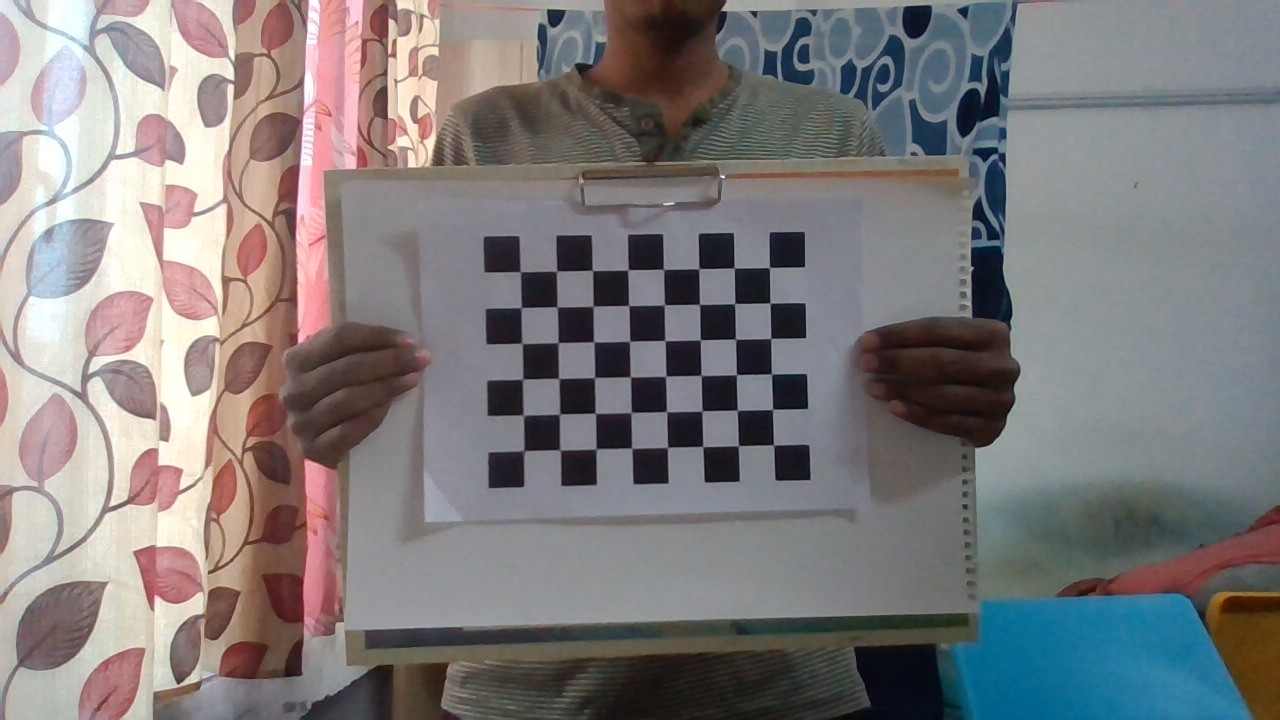
#> input picture images/img_1.jpg, 1280 x 720 px; its folder holds only this picture in this run
$ python 4.py
#> lines starting #> are read from the running program, lines starting #| are printed output that depends on the picture; after the words box and inside, x2 and y2 are one past the last pixel; in counts of white or black regions, pixels touching at a corner belong together; long printed decimals are rounded
# -*- coding: utf-8 -*-
"""4.ipynb

Automatically generated by Colaboratory.

Original file is located at
    https://colab.research.google.com/drive/1-_TBVl4EC6cjHisPgpS8iK-oQ5jV5Jqk
"""

import cv2
import numpy as np
import os
import matplotlib.pyplot as plt
import glob

rows = 6
cols = 8
CHECKERBOARD = (rows,cols)
criteria = (cv2.TERM_CRITERIA_EPS + cv2.TERM_CRITERIA_MAX_ITER, 30, 0.001)
objpoints = []
imgpoints = []
images = []


# # Defining the world coordinates for 3D points
objp = np.zeros((1, CHECKERBOARD[0] * CHECKERBOARD[1], 3), np.float32)
objp[0,:,:2] = np.mgrid[0:CHECKERBOARD[0], 0:CHECKERBOARD[1]].T.reshape(-1, 2)
prev_img_shape = None

# Extracting path of individual image stored in a given directory
images = glob.glob('./images')
for fname in os.listdir("./images"):
    fname="./images/"+fname
    img = cv2.imread(fname)
#> img is the input picture: shape (720, 1280, 3); mean B, G, R 124.4, 123.6, 127.2
    # images.append(img)
    gray = cv2.cvtColor(img,cv2.COLOR_BGR2GRAY)
    ret, corners = cv2.findChessboardCorners(gray, CHECKERBOARD, cv2.CALIB_CB_ADAPTIVE_THRESH + cv2.CALIB_CB_FAST_CHECK + cv2.CALIB_CB_NORMALIZE_IMAGE)
#> ret = True; corners = 48 rows, first 8: [768.8, 267.3], [770, 303], [770.8, 338.3], [771.8, 373.4], [772.5, 409.3], [773.5, 444.6], [734.4, 267.8], [734, 303.5]
    if ret == True:
        objpoints.append(objp)
        corners2 = cv2.cornerSubPix(gray, corners, (11,11),(-1,-1), criteria)
#> corners2 = 48 rows, first 8: [769.4, 267.5], [770, 303], [770.8, 338.4], [771.4, 373.9], [772.5, 409.4], [773.6, 444.8], [734.2, 268], [734.7, 303.6]
        imgpoints.append(corners2)
        img = cv2.drawChessboardCorners(img, CHECKERBOARD, corners2, ret)
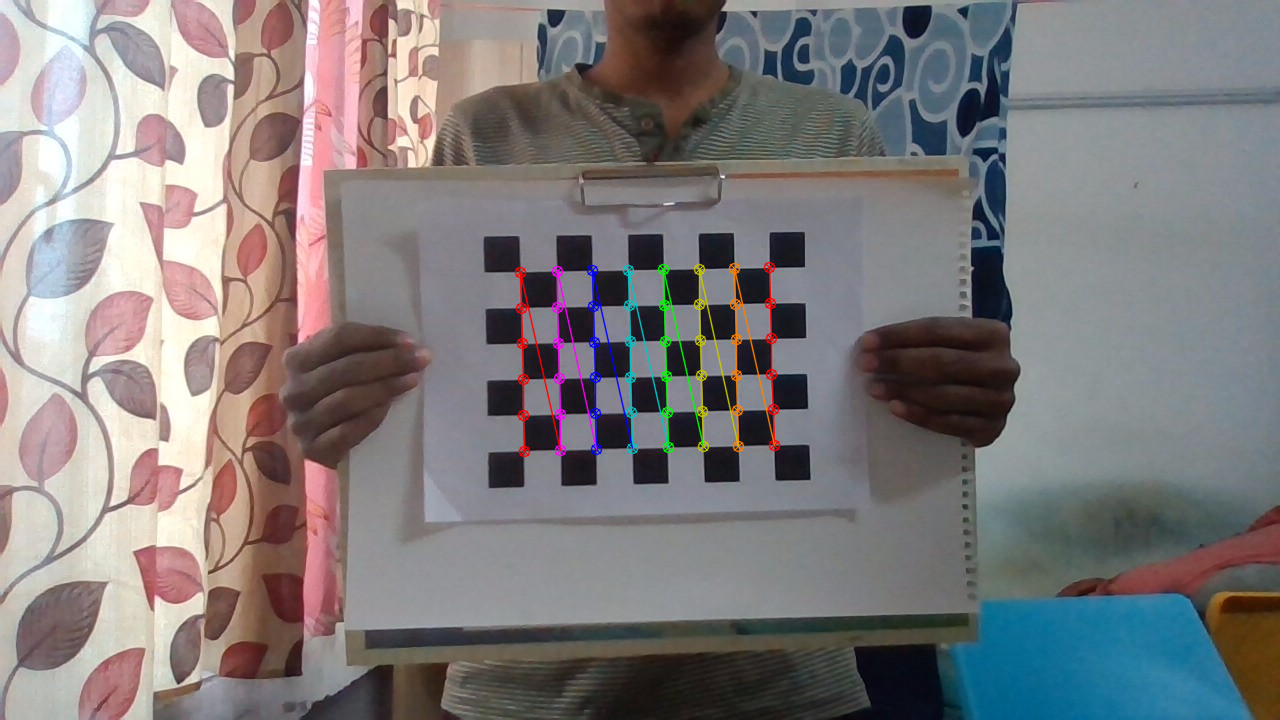
#> img: shape (720, 1280, 3); 1.29% of pixels changed, all inside (x1, y1, x2, y2) = (514, 261, 781, 458)
    plt.imshow(img)
    plt.title(f"{fname}")
    plt.show()
h,w = img.shape[:2]
ret, mtx, dist, rvecs, tvecs = cv2.calibrateCamera(objpoints, imgpoints, gray.shape[::-1], None, None)
#> ret = 0.155; mtx = [[3117.1, 0, 607.5], [0, 3103.8, 327.8], [0, 0, 1]]; dist = [[0.15, 242.1, -0.0159, -0.0404, 3.61]]; rvecs = ([-0.104, -0.0441, 1.55],); tvecs = ([4.55, -1.7, 87.41],)

print("Camera matrix : \n")
print(mtx)
#| [[3.11706592e+03 0.00000000e+00 6.07512186e+02]
#|  [0.00000000e+00 3.10381688e+03 3.27788572e+02]
#|  [0.00000000e+00 0.00000000e+00 1.00000000e+00]]
print("dist : \n")
print(dist)
#| [[ 1.50050431e-01  2.42099638e+02 -1.58856474e-02 -4.03643747e-02
#|    3.61362587e+00]]
print("rvecs : \n")
print(rvecs)
#| (array([[-0.1039],
#|        [-0.0441],
#|        [ 1.549]]),)
print("tvecs : \n")
print(tvecs)
#| (array([[ 4.553],
#|        [-1.695],
#|        [87.409]]),)

print("Intrinsic Parameters:     ")
print("Focal Length (fx, fy):", mtx[0, 0], mtx[1, 1])
#| Focal Length (fx, fy): 3117.066 3103.817
print("Skew Parameter (s):", mtx[0, 1])
#| Skew Parameter (s): 0.0
print("Principal Point (cx, cy):", mtx[0, 2], mtx[1, 2])
#| Principal Point (cx, cy): 607.512 327.789
print("Distortion Coefficients:", dist)
#| Distortion Coefficients: [[ 1.50050431e-01  2.42099638e+02 -1.58856474e-02 -4.03643747e-02
#|    3.61362587e+00]]
print("RMS reprojection error",ret)
#| RMS reprojection error 0.1549

i=0
for fname in os.listdir("./images"):
    fname="./images/"+fname
    img1 = cv2.imread(fname)
    img=cv2.undistort(img1, mtx, dist)
    gray = cv2.cvtColor(img,cv2.COLOR_BGR2GRAY)
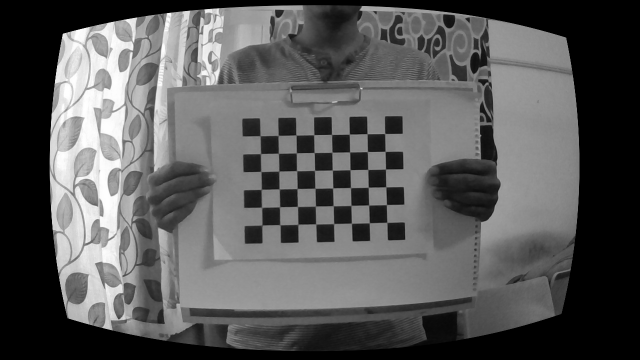
#> gray: shape (720, 1280) (shown at 1/2 size); min 0, max 255, mean 87.7
    ret, corners = cv2.findChessboardCorners(gray, CHECKERBOARD, cv2.CALIB_CB_ADAPTIVE_THRESH + cv2.CALIB_CB_FAST_CHECK + cv2.CALIB_CB_NORMALIZE_IMAGE)
#> ret = True; corners = 48 rows, first 8: [769.5, 267.4], [770.6, 303], [771.6, 338.4], [772.7, 373.5], [773.2, 409.3], [774.2, 444.6], [734.7, 267.9], [734.5, 303.3]
    if ret == True:
        corners2 = cv2.cornerSubPix(gray, corners, (11,11),(-1,-1), criteria)
#> corners2 = 48 rows, first 8: [769.9, 267.5], [770.7, 303.1], [771.6, 338.5], [772.2, 374.1], [773.3, 409.6], [774.3, 445.1], [734.6, 268], [735.3, 303.6]
        img = cv2.drawChessboardCorners(img, CHECKERBOARD, corners2, ret)
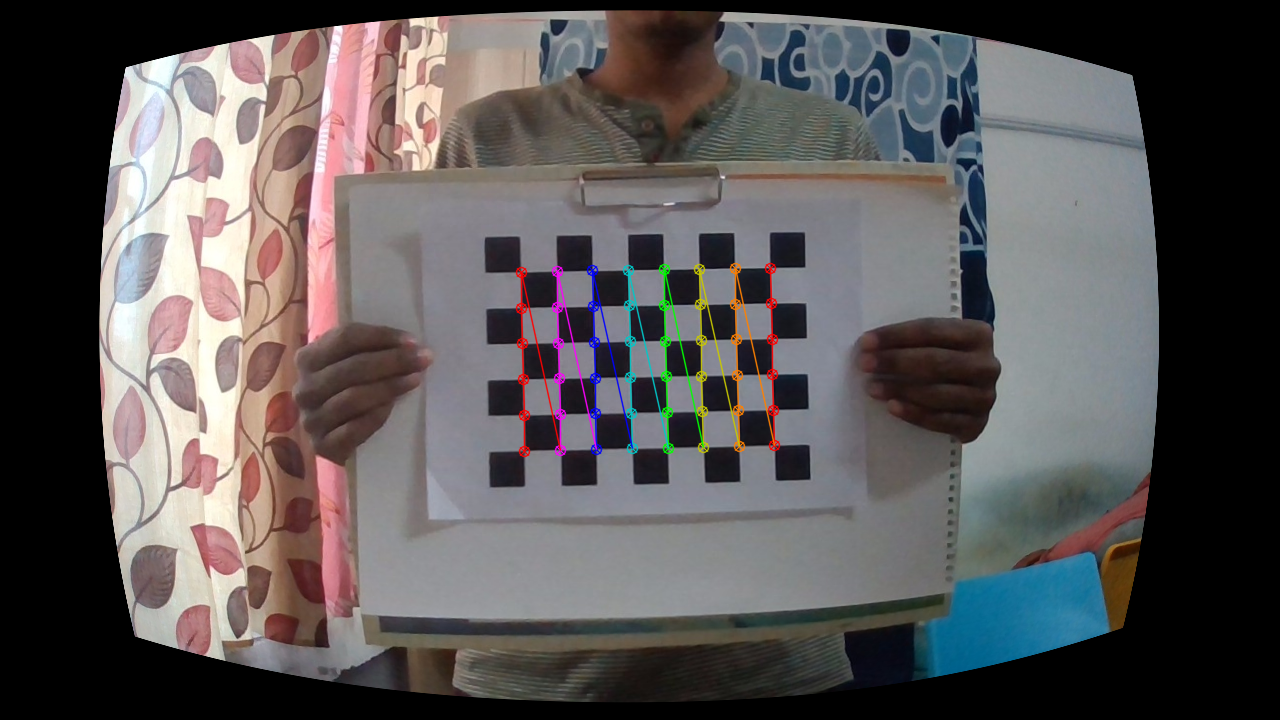
#> img: shape (720, 1280, 3); mean B, G, R 87.1, 86.7, 90.6
    plt.imshow(img)
    plt.show()
    i+=1
    if i==5:
        break

"""Here, The distrotion effect is less, so that there isn't much change in both images. After the distortion correction, some of the lines appear straight compared to the previous

Reprojections error calculated between image points calculated at first using camera caliberation and object points projected to image plane points using intrinsic and extrinsic parameters calculated.A lower reprojection error indicates a more accurate calibration and reconstruction. It is used to evaluate the accuracy of camera calibration and 3D reconstruction processes
"""

# Compute reprojection error for each image
reproj_errors = []
images = glob.glob('./images')
for idx,fname in enumerate(os.listdir("./images")):
    fname="./images/"+fname
    img = cv2.imread(fname)
    images.append(img)
    gray = cv2.cvtColor(img,cv2.COLOR_BGR2GRAY)
    corners, _ = cv2.findChessboardCorners(gray, CHECKERBOARD)
#> corners = True
    if corners is not None:
        img_points_reproj, _ = cv2.projectPoints(objpoints[idx], rvecs[idx], tvecs[idx], mtx, dist)
#> img_points_reproj = 48 rows, first 8: [769.3, 267.5], [770.1, 303], [770.9, 338.4], [771.7, 373.8], [772.6, 409.3], [773.5, 445], [734.1, 268.2], [734.9, 303.6]
        error = cv2.norm(imgpoints[idx], img_points_reproj, cv2.NORM_L2) / len(img_points_reproj)
#> error = 0.0224
        reproj_errors.append(error)

plt.figure(figsize=(10, 6))
plt.bar(range(len(reproj_errors)), reproj_errors)
plt.xlabel('Image Index')
plt.ylabel('Reprojection Error')
plt.title('Reprojection Error for Each Image')
plt.xticks(range(len(reproj_errors)))
plt.grid(axis='y')
plt.show()
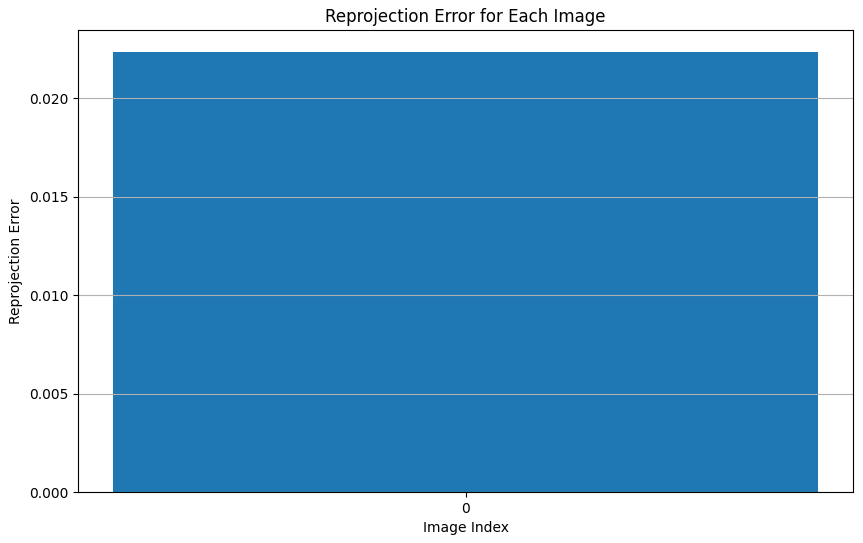
#> figure drawn by matplotlib, 1 panel

# Compute mean and standard deviation of reprojection error
mean_error = np.mean(reproj_errors)
#> mean_error = 0.0224
std_dev_error = np.std(reproj_errors)
#> std_dev_error = 0
print("Mean Reprojection Error:", mean_error)
#| Mean Reprojection Error: 0.02235
print("Standard Deviation of Reprojection Error:", std_dev_error)
#| Standard Deviation of Reprojection Error: 0.0

images = glob.glob('./images')
for idx,fname in enumerate(os.listdir("./images")):
    fname="./images/"+fname
    img = cv2.imread(fname)
    gray = cv2.cvtColor(img,cv2.COLOR_BGR2GRAY)
    ret, corners = cv2.findChessboardCorners(gray, CHECKERBOARD)
#> corners = 48 rows, first 8: [768.8, 267.3], [770, 303], [770.8, 338.3], [771.8, 373.4], [772.5, 409.3], [773.5, 444.6], [734.4, 267.8], [734, 303.5]
    if ret:
        img_corners = cv2.drawChessboardCorners(img.copy(),CHECKERBOARD, corners, ret)
        img_points_reproj, _ = cv2.projectPoints(objpoints[idx], rvecs[idx], tvecs[idx], mtx, dist)
        img_corners2 = cv2.drawChessboardCorners(img.copy(),CHECKERBOARD, img_points_reproj, True)
        plt.figure(figsize=(12,6))
        plt.subplot(1,2,1)
        plt.imshow(img_corners)
        plt.title(f"{fname}")
        plt.subplot(1,2,2)
        plt.imshow(img_corners2)
        plt.title(f"{fname}")
        plt.show()

board_normals = []
for idx,fname in enumerate(os.listdir("./images")):
    fname="./images/"+fname
    img = cv2.imread(fname)
    gray = cv2.cvtColor(img,cv2.COLOR_BGR2GRAY)
    ret, corners = cv2.findChessboardCorners(gray, CHECKERBOARD)
    if ret:
        corners_subpix = cv2.cornerSubPix(gray, corners, (11, 11), (-1, -1), (cv2.TERM_CRITERIA_EPS + cv2.TERM_CRITERIA_MAX_ITER, 30, 0.001))
#> corners_subpix = 48 rows, first 8: [769.4, 267.5], [770, 303], [770.8, 338.4], [771.4, 373.9], [772.5, 409.4], [773.6, 444.8], [734.2, 268], [734.7, 303.6]
        bool1,rotvec, tranvec,inlier = cv2.solvePnPRansac(objp, corners_subpix, mtx,dist)
#> bool1 = True; rotvec = [-0.104, -0.0441, 1.55]; tranvec = [4.55, -1.7, 87.41]; inlier = 48 values from 0 to 47
        Rot_mat, _ = cv2.Rodrigues(rotvec)
#> Rot_mat = [[0.022, -0.995, -0.0939], [0.999, 0.0184, 0.0391], [-0.0372, -0.0947, 0.995]]
        normal_world = np.array([0, 0, 1])
        c_normal = np.dot(Rot_mat.T, normal_world)
#> c_normal = [-0.0372, -0.0947, 0.995]
        c_normal=c_normal/ np.linalg.norm(c_normal)
        board_normals.append(c_normal)


for idx, normal in enumerate(board_normals):
    print(f" Checkerboard Plane Normal {idx + 1} (Oc frame):", normal)
#> this loop made 1 pass
#> (printed output is left out)

$ run again, on images/img_13.jpg
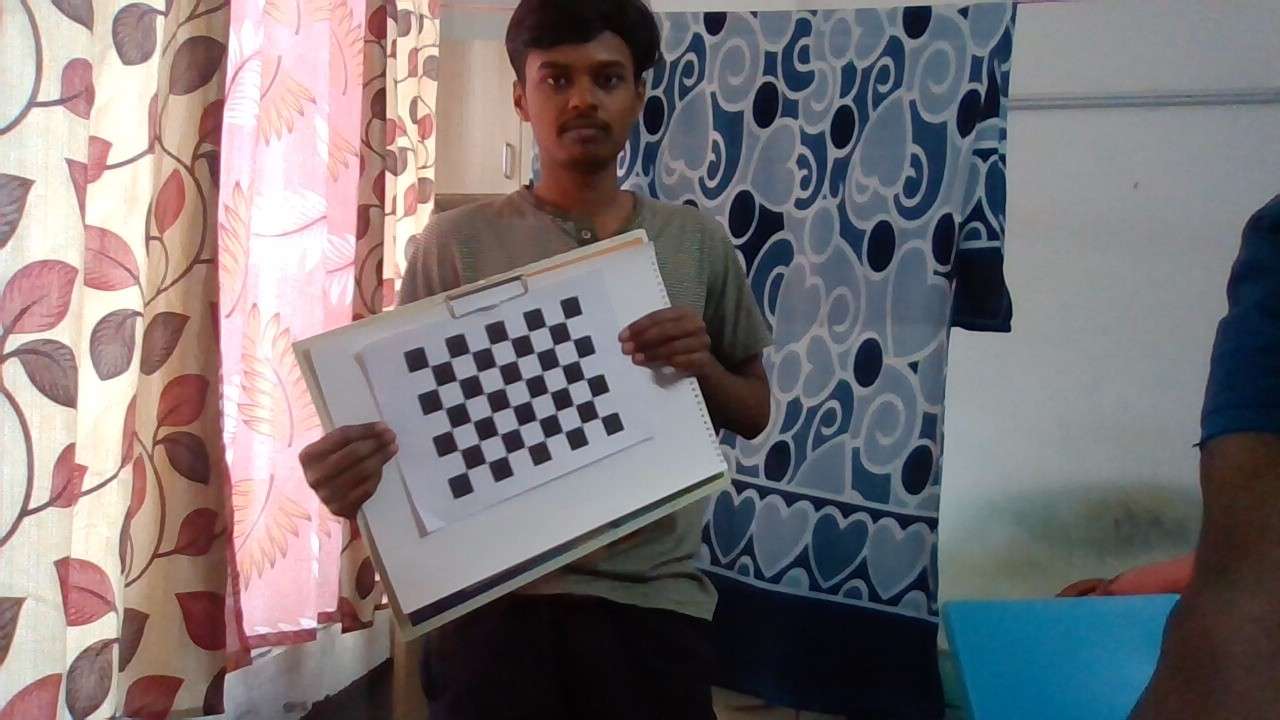
#> input picture images/img_13.jpg, 1280 x 720 px
#> img is the input picture: shape (720, 1280, 3); mean B, G, R 119.7, 117, 123.3
#> `ret, corners = cv2.findChessboardCorners(gray, CHECKERBOARD, cv2.CALIB..`: ret = True; corners = 48 rows, first 8: [565.4, 319.1], [571.6, 339.5], [578.8, 357.9], [584.4, 378.8], [592.4, 397], [600.6, 417.5], [547.2, 326.3], [553.7, 345.2]
#> `corners2 = cv2.cornerSubPix(gray, corners, (11,11),(-1,-1), criteria)`: corners2 = 48 rows, first 8: [565.2, 320.3], [571.8, 339.7], [578.6, 359.2], [585.3, 378.7], [592.4, 398.2], [599.5, 417.4], [546.8, 326.2], [553.7, 346.1]
#> `ret, mtx, dist, rvecs, tvecs = cv2.calibrateCamera(objpoints, imgpoint..`: ret = 0.125; mtx = [[598, 0, 666.3], [0, 617.7, 332.2], [0, 0, 1]]; dist = [[-0.712, 3.18, -9.14e-05, -0.0128, -6.88]]; rvecs = ([-0.404, -0.281, 1.2],); tvecs = ([-5.03, -0.584, 29.4],)
#| [[597.962    0.         666.344]
#|  [  0.         617.673 332.249]
#|  [  0.           0.           1.        ]]
#| [[-7.11742821e-01  3.17675663e+00 -9.14442543e-05 -1.27705865e-02
#|   -6.88335142e+00]]
#| (array([[-0.4039],
#|        [-0.2809],
#|        [ 1.202]]),)
#| (array([[-5.034],
#|        [-0.5838],
#|        [29.398]]),)
#| Focal Length (fx, fy): 597.962 617.673
#| Skew Parameter (s): 0.0
#| Principal Point (cx, cy): 666.344 332.249
#| Distortion Coefficients: [[-7.11742821e-01  3.17675663e+00 -9.14442543e-05 -1.27705865e-02
#|   -6.88335142e+00]]
#| RMS reprojection error 0.1251
#> `ret, corners = cv2.findChessboardCorners(gray, CHECKERBOARD, cv2.CALIB..`: ret = True; corners = 48 rows, first 8: [564.6, 319], [570.4, 339.4], [577.4, 357.5], [583.6, 379.4], [590.8, 397.1], [598.6, 419.1], [544.1, 325.1], [552, 346.5]
#> `corners2 = cv2.cornerSubPix(gray, corners, (11,11),(-1,-1), criteria)`: corners2 = 48 rows, first 8: [563.9, 320.2], [570.9, 339.8], [577.8, 359.5], [584.5, 379.3], [591.5, 399.2], [598.5, 418.9], [544.8, 326.1], [552, 346.3]
#> `img = cv2.drawChessboardCorners(img, CHECKERBOARD, corners2, ret)`:
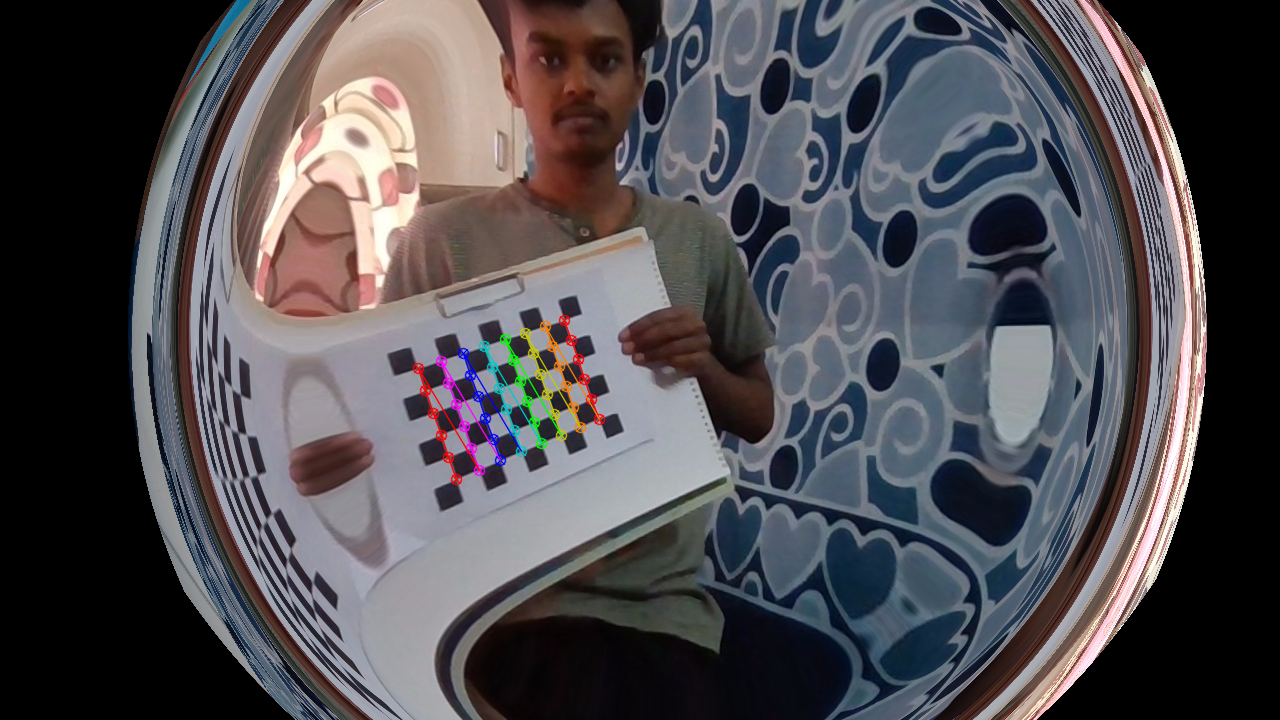
#> img: shape (720, 1280, 3); mean B, G, R 81.7, 77.4, 80.1
#> `corners, _ = cv2.findChessboardCorners(gray, CHECKERBOARD)`: corners = True
#> img_points_reproj = 48 rows, first 8: [565.2, 320.2], [571.8, 339.7], [578.6, 359.2], [585.4, 378.7], [592.4, 398.1], [599.4, 417.3], [547, 326.4], [553.7, 346.1]
#> error = 0.0181
#> `plt.show()`:
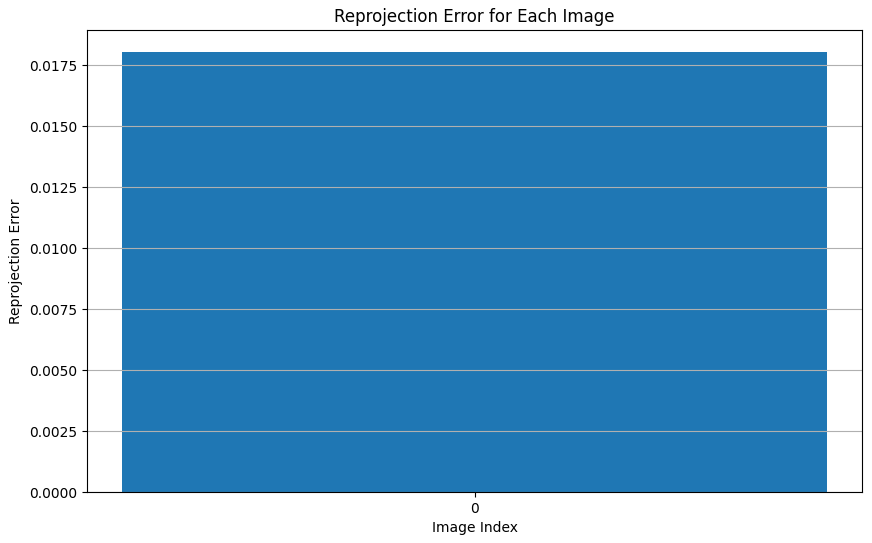
#> figure drawn by matplotlib, 1 panel
#> std_dev_error = 0
#| Mean Reprojection Error: 0.01805
#| Standard Deviation of Reprojection Error: 0.0
#> `ret, corners = cv2.findChessboardCorners(gray, CHECKERBOARD)`: corners = 48 rows, first 8: [565.4, 319.1], [571.6, 339.5], [578.8, 357.9], [584.4, 378.8], [592.4, 397], [600.6, 417.5], [547.2, 326.3], [553.7, 345.2]
#> corners_subpix = 48 rows, first 8: [565.2, 320.3], [571.8, 339.7], [578.6, 359.2], [585.3, 378.7], [592.4, 398.2], [599.5, 417.4], [546.8, 326.2], [553.7, 346.1]
#> bool1 = True; rotvec = [-0.404, -0.281, 1.2]; tranvec = [-5.03, -0.584, 29.4]; inlier = 48 values from 0 to 47
#> Rot_mat = [[0.339, -0.842, -0.419], [0.941, 0.303, 0.153], [-0.00216, -0.446, 0.895]]
#> c_normal = [-0.00216, -0.446, 0.895]
#> the loop `for idx, normal in enumerate(board_normals):` made 1 pass
#> (printed output is left out)
